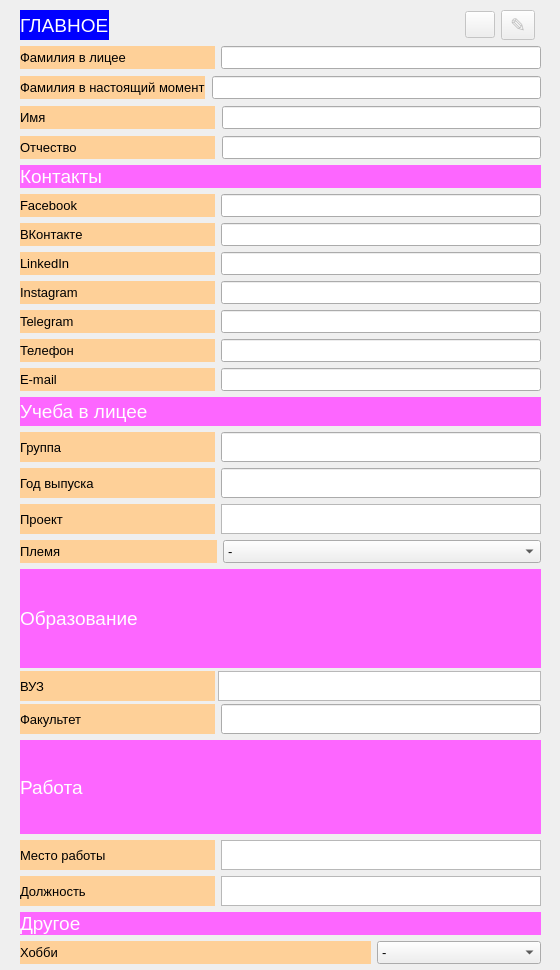
<?xml version="1.0" encoding="UTF-8"?>
<ui version="4.0">
 <class>Form</class>
 <widget class="QWidget" name="Form">
  <property name="geometry">
   <rect>
    <x>0</x>
    <y>0</y>
    <width>560</width>
    <height>970</height>
   </rect>
  </property>
  <property name="sizePolicy">
   <sizepolicy hsizetype="Preferred" vsizetype="Preferred">
    <horstretch>0</horstretch>
    <verstretch>0</verstretch>
   </sizepolicy>
  </property>
  <property name="minimumSize">
   <size>
    <width>560</width>
    <height>970</height>
   </size>
  </property>
  <property name="maximumSize">
   <size>
    <width>560</width>
    <height>16777215</height>
   </size>
  </property>
  <property name="font">
   <font>
    <family>Arial</family>
    <pointsize>10</pointsize>
   </font>
  </property>
  <property name="windowTitle">
   <string>Form</string>
  </property>
  <property name="styleSheet">
   <string notr="true">overflow-y: scroll;</string>
  </property>
  <widget class="QWidget" name="layoutWidget">
   <property name="geometry">
    <rect>
     <x>20</x>
     <y>10</y>
     <width>521</width>
     <height>983</height>
    </rect>
   </property>
   <layout class="QVBoxLayout" name="verticalLayout_2">
    <item>
     <layout class="QGridLayout" name="MainLayout">
      <item row="0" column="3">
       <widget class="QToolButton" name="edit_btn">
        <property name="enabled">
         <bool>false</bool>
        </property>
        <property name="font">
         <font>
          <family>MS Shell Dlg 2</family>
          <pointsize>14</pointsize>
         </font>
        </property>
        <property name="text">
         <string>✎</string>
        </property>
       </widget>
      </item>
      <item row="0" column="1">
       <spacer name="horizontalSpacer">
        <property name="orientation">
         <enum>Qt::Horizontal</enum>
        </property>
        <property name="sizeHint" stdset="0">
         <size>
          <width>268</width>
          <height>20</height>
         </size>
        </property>
       </spacer>
      </item>
      <item row="0" column="0">
       <widget class="QLabel" name="label">
        <property name="font">
         <font>
          <family>Arial</family>
          <pointsize>14</pointsize>
         </font>
        </property>
        <property name="styleSheet">
         <string notr="true">background-color: rgb(0, 0, 255);
color: white;</string>
        </property>
        <property name="text">
         <string>ГЛАВНОЕ</string>
        </property>
        <property name="margin">
         <number>5</number>
        </property>
        <property name="indent">
         <number>0</number>
        </property>
       </widget>
      </item>
      <item row="1" column="0" colspan="5">
       <layout class="QVBoxLayout" name="_2">
        <property name="spacing">
         <number>7</number>
        </property>
        <item>
         <layout class="QHBoxLayout" name="horizontalLayout">
          <property name="spacing">
           <number>6</number>
          </property>
          <property name="rightMargin">
           <number>0</number>
          </property>
          <item>
           <widget class="QLabel" name="label_3">
            <property name="minimumSize">
             <size>
              <width>195</width>
              <height>0</height>
             </size>
            </property>
            <property name="styleSheet">
             <string notr="true">background-color: rgb(254, 208, 152)</string>
            </property>
            <property name="text">
             <string>Фамилия в лицее</string>
            </property>
           </widget>
          </item>
          <item>
           <widget class="QLineEdit" name="lyceum_surname">
            <property name="sizePolicy">
             <sizepolicy hsizetype="Expanding" vsizetype="Maximum">
              <horstretch>0</horstretch>
              <verstretch>0</verstretch>
             </sizepolicy>
            </property>
            <property name="maximumSize">
             <size>
              <width>16777215</width>
              <height>30</height>
             </size>
            </property>
           </widget>
          </item>
         </layout>
        </item>
        <item>
         <layout class="QHBoxLayout" name="horizontalLayout_3">
          <item>
           <widget class="QLabel" name="label_4">
            <property name="styleSheet">
             <string notr="true">background-color: rgb(254, 208, 152)</string>
            </property>
            <property name="text">
             <string>Фамилия в настоящий момент</string>
            </property>
           </widget>
          </item>
          <item>
           <widget class="QLineEdit" name="current_surname">
            <property name="sizePolicy">
             <sizepolicy hsizetype="Expanding" vsizetype="Maximum">
              <horstretch>0</horstretch>
              <verstretch>0</verstretch>
             </sizepolicy>
            </property>
            <property name="maximumSize">
             <size>
              <width>16777215</width>
              <height>30</height>
             </size>
            </property>
           </widget>
          </item>
         </layout>
        </item>
        <item>
         <layout class="QHBoxLayout" name="horizontalLayout_4">
          <item>
           <widget class="QLabel" name="label_5">
            <property name="minimumSize">
             <size>
              <width>195</width>
              <height>0</height>
             </size>
            </property>
            <property name="styleSheet">
             <string notr="true">background-color: rgb(254, 208, 152)</string>
            </property>
            <property name="text">
             <string>Имя</string>
            </property>
           </widget>
          </item>
          <item>
           <widget class="QLineEdit" name="first_name">
            <property name="sizePolicy">
             <sizepolicy hsizetype="Expanding" vsizetype="Maximum">
              <horstretch>0</horstretch>
              <verstretch>0</verstretch>
             </sizepolicy>
            </property>
            <property name="maximumSize">
             <size>
              <width>16777215</width>
              <height>30</height>
             </size>
            </property>
           </widget>
          </item>
         </layout>
        </item>
        <item>
         <layout class="QHBoxLayout" name="horizontalLayout_5">
          <item>
           <widget class="QLabel" name="label_6">
            <property name="minimumSize">
             <size>
              <width>195</width>
              <height>0</height>
             </size>
            </property>
            <property name="styleSheet">
             <string notr="true">background-color: rgb(254, 208, 152)</string>
            </property>
            <property name="text">
             <string>Отчество                                     </string>
            </property>
           </widget>
          </item>
          <item>
           <widget class="QLineEdit" name="patronym">
            <property name="sizePolicy">
             <sizepolicy hsizetype="Expanding" vsizetype="Maximum">
              <horstretch>0</horstretch>
              <verstretch>0</verstretch>
             </sizepolicy>
            </property>
            <property name="maximumSize">
             <size>
              <width>16777215</width>
              <height>30</height>
             </size>
            </property>
           </widget>
          </item>
         </layout>
        </item>
       </layout>
      </item>
      <item row="0" column="2">
       <widget class="QToolButton" name="save_btn">
        <property name="enabled">
         <bool>false</bool>
        </property>
        <property name="minimumSize">
         <size>
          <width>30</width>
          <height>27</height>
         </size>
        </property>
        <property name="text">
         <string/>
        </property>
        <property name="icon">
         <iconset>
          <normaloff>icons8-save-26.png</normaloff>icons8-save-26.png</iconset>
        </property>
       </widget>
      </item>
     </layout>
    </item>
    <item>
     <layout class="QVBoxLayout" name="ContactsLayout">
      <item>
       <widget class="QLabel" name="label_7">
        <property name="font">
         <font>
          <family>Arial</family>
          <pointsize>14</pointsize>
         </font>
        </property>
        <property name="styleSheet">
         <string notr="true">background-color: rgb(253, 102, 255);
color: white;</string>
        </property>
        <property name="text">
         <string>Контакты</string>
        </property>
        <property name="margin">
         <number>5</number>
        </property>
        <property name="indent">
         <number>0</number>
        </property>
       </widget>
      </item>
      <item>
       <layout class="QVBoxLayout" name="verticalLayout">
        <item>
         <layout class="QHBoxLayout" name="horizontalLayout_6">
          <property name="spacing">
           <number>6</number>
          </property>
          <property name="rightMargin">
           <number>0</number>
          </property>
          <item>
           <widget class="QLabel" name="label_8">
            <property name="minimumSize">
             <size>
              <width>195</width>
              <height>0</height>
             </size>
            </property>
            <property name="styleSheet">
             <string notr="true">background-color: rgb(254, 208, 152)</string>
            </property>
            <property name="text">
             <string>Facebook</string>
            </property>
           </widget>
          </item>
          <item>
           <widget class="QLineEdit" name="facebook_name">
            <property name="sizePolicy">
             <sizepolicy hsizetype="Expanding" vsizetype="Maximum">
              <horstretch>0</horstretch>
              <verstretch>0</verstretch>
             </sizepolicy>
            </property>
            <property name="maximumSize">
             <size>
              <width>16777215</width>
              <height>30</height>
             </size>
            </property>
           </widget>
          </item>
         </layout>
        </item>
        <item>
         <layout class="QHBoxLayout" name="horizontalLayout_7">
          <item>
           <widget class="QLabel" name="label_9">
            <property name="minimumSize">
             <size>
              <width>195</width>
              <height>0</height>
             </size>
            </property>
            <property name="styleSheet">
             <string notr="true">background-color: rgb(254, 208, 152)</string>
            </property>
            <property name="text">
             <string>ВКонтакте</string>
            </property>
           </widget>
          </item>
          <item>
           <widget class="QLineEdit" name="vk_name">
            <property name="sizePolicy">
             <sizepolicy hsizetype="Expanding" vsizetype="Maximum">
              <horstretch>0</horstretch>
              <verstretch>0</verstretch>
             </sizepolicy>
            </property>
            <property name="maximumSize">
             <size>
              <width>16777215</width>
              <height>30</height>
             </size>
            </property>
           </widget>
          </item>
         </layout>
        </item>
        <item>
         <layout class="QHBoxLayout" name="horizontalLayout_8">
          <item>
           <widget class="QLabel" name="label_10">
            <property name="minimumSize">
             <size>
              <width>195</width>
              <height>0</height>
             </size>
            </property>
            <property name="styleSheet">
             <string notr="true">background-color: rgb(254, 208, 152)</string>
            </property>
            <property name="text">
             <string>LinkedIn</string>
            </property>
           </widget>
          </item>
          <item>
           <widget class="QLineEdit" name="linkedin_name">
            <property name="sizePolicy">
             <sizepolicy hsizetype="Expanding" vsizetype="Maximum">
              <horstretch>0</horstretch>
              <verstretch>0</verstretch>
             </sizepolicy>
            </property>
            <property name="maximumSize">
             <size>
              <width>16777215</width>
              <height>30</height>
             </size>
            </property>
           </widget>
          </item>
         </layout>
        </item>
        <item>
         <layout class="QHBoxLayout" name="horizontalLayout_9">
          <item>
           <widget class="QLabel" name="label_11">
            <property name="minimumSize">
             <size>
              <width>195</width>
              <height>0</height>
             </size>
            </property>
            <property name="styleSheet">
             <string notr="true">background-color: rgb(254, 208, 152)</string>
            </property>
            <property name="text">
             <string>Instagram</string>
            </property>
           </widget>
          </item>
          <item>
           <widget class="QLineEdit" name="instagram_name">
            <property name="sizePolicy">
             <sizepolicy hsizetype="Expanding" vsizetype="Maximum">
              <horstretch>0</horstretch>
              <verstretch>0</verstretch>
             </sizepolicy>
            </property>
            <property name="maximumSize">
             <size>
              <width>16777215</width>
              <height>30</height>
             </size>
            </property>
           </widget>
          </item>
         </layout>
        </item>
        <item>
         <layout class="QHBoxLayout" name="horizontalLayout_10">
          <item>
           <widget class="QLabel" name="label_12">
            <property name="minimumSize">
             <size>
              <width>195</width>
              <height>0</height>
             </size>
            </property>
            <property name="styleSheet">
             <string notr="true">background-color: rgb(254, 208, 152)</string>
            </property>
            <property name="text">
             <string>Telegram</string>
            </property>
           </widget>
          </item>
          <item>
           <widget class="QLineEdit" name="telegram_name">
            <property name="sizePolicy">
             <sizepolicy hsizetype="Expanding" vsizetype="Maximum">
              <horstretch>0</horstretch>
              <verstretch>0</verstretch>
             </sizepolicy>
            </property>
            <property name="maximumSize">
             <size>
              <width>16777215</width>
              <height>30</height>
             </size>
            </property>
           </widget>
          </item>
         </layout>
        </item>
        <item>
         <layout class="QHBoxLayout" name="horizontalLayout_11">
          <item>
           <widget class="QLabel" name="label_13">
            <property name="minimumSize">
             <size>
              <width>195</width>
              <height>0</height>
             </size>
            </property>
            <property name="styleSheet">
             <string notr="true">background-color: rgb(254, 208, 152)</string>
            </property>
            <property name="text">
             <string>Телефон</string>
            </property>
           </widget>
          </item>
          <item>
           <widget class="QLineEdit" name="phone">
            <property name="sizePolicy">
             <sizepolicy hsizetype="Expanding" vsizetype="Maximum">
              <horstretch>0</horstretch>
              <verstretch>0</verstretch>
             </sizepolicy>
            </property>
            <property name="maximumSize">
             <size>
              <width>16777215</width>
              <height>30</height>
             </size>
            </property>
           </widget>
          </item>
         </layout>
        </item>
        <item>
         <layout class="QHBoxLayout" name="horizontalLayout_12">
          <item>
           <widget class="QLabel" name="label_14">
            <property name="minimumSize">
             <size>
              <width>195</width>
              <height>0</height>
             </size>
            </property>
            <property name="styleSheet">
             <string notr="true">background-color: rgb(254, 208, 152)</string>
            </property>
            <property name="text">
             <string>E-mail</string>
            </property>
           </widget>
          </item>
          <item>
           <widget class="QLineEdit" name="email">
            <property name="sizePolicy">
             <sizepolicy hsizetype="Expanding" vsizetype="Maximum">
              <horstretch>0</horstretch>
              <verstretch>0</verstretch>
             </sizepolicy>
            </property>
            <property name="maximumSize">
             <size>
              <width>16777215</width>
              <height>30</height>
             </size>
            </property>
           </widget>
          </item>
         </layout>
        </item>
       </layout>
      </item>
     </layout>
    </item>
    <item>
     <layout class="QVBoxLayout" name="Lyceum_studyLayout">
      <item>
       <widget class="QLabel" name="label_15">
        <property name="font">
         <font>
          <family>Arial</family>
          <pointsize>14</pointsize>
         </font>
        </property>
        <property name="styleSheet">
         <string notr="true">background-color: rgb(253, 102, 255);
color: white;</string>
        </property>
        <property name="text">
         <string>Учеба в лицее</string>
        </property>
        <property name="margin">
         <number>5</number>
        </property>
        <property name="indent">
         <number>0</number>
        </property>
       </widget>
      </item>
      <item>
       <layout class="QVBoxLayout" name="verticalLayout_4">
        <item>
         <layout class="QHBoxLayout" name="horizontalLayout_13">
          <property name="spacing">
           <number>6</number>
          </property>
          <property name="rightMargin">
           <number>0</number>
          </property>
          <item>
           <widget class="QLabel" name="label_16">
            <property name="minimumSize">
             <size>
              <width>195</width>
              <height>0</height>
             </size>
            </property>
            <property name="styleSheet">
             <string notr="true">background-color: rgb(254, 208, 152)</string>
            </property>
            <property name="text">
             <string>Группа</string>
            </property>
           </widget>
          </item>
          <item>
           <widget class="QLineEdit" name="group">
            <property name="sizePolicy">
             <sizepolicy hsizetype="Expanding" vsizetype="Maximum">
              <horstretch>0</horstretch>
              <verstretch>0</verstretch>
             </sizepolicy>
            </property>
            <property name="maximumSize">
             <size>
              <width>16777215</width>
              <height>30</height>
             </size>
            </property>
           </widget>
          </item>
         </layout>
        </item>
        <item>
         <layout class="QHBoxLayout" name="horizontalLayout_14">
          <item>
           <widget class="QLabel" name="label_17">
            <property name="minimumSize">
             <size>
              <width>195</width>
              <height>0</height>
             </size>
            </property>
            <property name="styleSheet">
             <string notr="true">background-color: rgb(254, 208, 152)</string>
            </property>
            <property name="text">
             <string>Год выпуска</string>
            </property>
           </widget>
          </item>
          <item>
           <widget class="QLineEdit" name="graduation">
            <property name="sizePolicy">
             <sizepolicy hsizetype="Expanding" vsizetype="Maximum">
              <horstretch>0</horstretch>
              <verstretch>0</verstretch>
             </sizepolicy>
            </property>
            <property name="maximumSize">
             <size>
              <width>16777215</width>
              <height>30</height>
             </size>
            </property>
           </widget>
          </item>
         </layout>
        </item>
        <item>
         <layout class="QHBoxLayout" name="horizontalLayout_15">
          <item>
           <widget class="QLabel" name="label_18">
            <property name="minimumSize">
             <size>
              <width>195</width>
              <height>0</height>
             </size>
            </property>
            <property name="maximumSize">
             <size>
              <width>16777215</width>
              <height>30</height>
             </size>
            </property>
            <property name="styleSheet">
             <string notr="true">background-color: rgb(254, 208, 152)</string>
            </property>
            <property name="text">
             <string>Проект</string>
            </property>
           </widget>
          </item>
          <item>
           <widget class="QPlainTextEdit" name="project">
            <property name="maximumSize">
             <size>
              <width>16777215</width>
              <height>30</height>
             </size>
            </property>
           </widget>
          </item>
         </layout>
        </item>
        <item>
         <layout class="QHBoxLayout" name="horizontalLayout_16">
          <item>
           <widget class="QLabel" name="label_19">
            <property name="minimumSize">
             <size>
              <width>195</width>
              <height>0</height>
             </size>
            </property>
            <property name="styleSheet">
             <string notr="true">background-color: rgb(254, 208, 152)</string>
            </property>
            <property name="text">
             <string>Племя</string>
            </property>
           </widget>
          </item>
          <item>
           <widget class="QComboBox" name="clan">
            <item>
             <property name="text">
              <string>-</string>
             </property>
            </item>
            <item>
             <property name="text">
              <string>IT</string>
             </property>
            </item>
            <item>
             <property name="text">
              <string>Research</string>
             </property>
            </item>
            <item>
             <property name="text">
              <string>IT-cunsulting</string>
             </property>
            </item>
            <item>
             <property name="text">
              <string>Media</string>
             </property>
            </item>
            <item>
             <property name="text">
              <string>Marketing</string>
             </property>
            </item>
            <item>
             <property name="text">
              <string>Management</string>
             </property>
            </item>
            <item>
             <property name="text">
              <string>Finance</string>
             </property>
            </item>
            <item>
             <property name="text">
              <string>Education</string>
             </property>
            </item>
            <item>
             <property name="text">
              <string>Геоинформатика</string>
             </property>
            </item>
            <item>
             <property name="text">
              <string>Телеком</string>
             </property>
            </item>
            <item>
             <property name="text">
              <string>Здравоохранение</string>
             </property>
            </item>
            <item>
             <property name="text">
              <string>Хранительницы семейного очага</string>
             </property>
            </item>
            <item>
             <property name="text">
              <string>Культура</string>
             </property>
            </item>
            <item>
             <property name="text">
              <string>Индустрия досуга</string>
             </property>
            </item>
            <item>
             <property name="text">
              <string>Промышленность</string>
             </property>
            </item>
            <item>
             <property name="text">
              <string>Строительство и недвижимость</string>
             </property>
            </item>
            <item>
             <property name="text">
              <string>Оптовая и розничная торговля</string>
             </property>
            </item>
            <item>
             <property name="text">
              <string>Государственное и муниципальное управление</string>
             </property>
            </item>
            <item>
             <property name="text">
              <string>Общественные организации</string>
             </property>
            </item>
            <item>
             <property name="text">
              <string>Юриспруденция</string>
             </property>
            </item>
           </widget>
          </item>
         </layout>
        </item>
       </layout>
      </item>
     </layout>
    </item>
    <item>
     <layout class="QVBoxLayout" name="EducationLayout">
      <property name="spacing">
       <number>3</number>
      </property>
      <item>
       <widget class="QLabel" name="label_20">
        <property name="font">
         <font>
          <family>Arial</family>
          <pointsize>14</pointsize>
         </font>
        </property>
        <property name="styleSheet">
         <string notr="true">background-color: rgb(253, 102, 255);
color: white;</string>
        </property>
        <property name="text">
         <string>Образование</string>
        </property>
        <property name="margin">
         <number>5</number>
        </property>
        <property name="indent">
         <number>0</number>
        </property>
       </widget>
      </item>
      <item>
       <layout class="QHBoxLayout" name="horizontalLayout_19">
        <item>
         <widget class="QLabel" name="label_23">
          <property name="minimumSize">
           <size>
            <width>195</width>
            <height>0</height>
           </size>
          </property>
          <property name="maximumSize">
           <size>
            <width>16777215</width>
            <height>56</height>
           </size>
          </property>
          <property name="styleSheet">
           <string notr="true">background-color: rgb(254, 208, 152)</string>
          </property>
          <property name="lineWidth">
           <number>1</number>
          </property>
          <property name="text">
           <string>ВУЗ</string>
          </property>
         </widget>
        </item>
        <item>
         <widget class="QPlainTextEdit" name="education">
          <property name="maximumSize">
           <size>
            <width>16777215</width>
            <height>30</height>
           </size>
          </property>
         </widget>
        </item>
       </layout>
      </item>
      <item>
       <layout class="QVBoxLayout" name="verticalLayout_6">
        <item>
         <layout class="QHBoxLayout" name="horizontalLayout_17">
          <property name="spacing">
           <number>6</number>
          </property>
          <property name="rightMargin">
           <number>0</number>
          </property>
          <item>
           <widget class="QLabel" name="label_21">
            <property name="minimumSize">
             <size>
              <width>195</width>
              <height>0</height>
             </size>
            </property>
            <property name="styleSheet">
             <string notr="true">background-color: rgb(254, 208, 152)</string>
            </property>
            <property name="text">
             <string>Факультет</string>
            </property>
           </widget>
          </item>
          <item>
           <widget class="QLineEdit" name="field_of_education">
            <property name="sizePolicy">
             <sizepolicy hsizetype="Expanding" vsizetype="Maximum">
              <horstretch>0</horstretch>
              <verstretch>0</verstretch>
             </sizepolicy>
            </property>
            <property name="maximumSize">
             <size>
              <width>16777215</width>
              <height>30</height>
             </size>
            </property>
           </widget>
          </item>
         </layout>
        </item>
       </layout>
      </item>
     </layout>
    </item>
    <item>
     <layout class="QVBoxLayout" name="JobLayout">
      <item>
       <widget class="QLabel" name="label_22">
        <property name="font">
         <font>
          <family>Arial</family>
          <pointsize>14</pointsize>
         </font>
        </property>
        <property name="styleSheet">
         <string notr="true">background-color: rgb(253, 102, 255);
color: white;</string>
        </property>
        <property name="text">
         <string>Работа</string>
        </property>
        <property name="margin">
         <number>5</number>
        </property>
        <property name="indent">
         <number>0</number>
        </property>
       </widget>
      </item>
      <item>
       <layout class="QVBoxLayout" name="verticalLayout_8">
        <item>
         <layout class="QHBoxLayout" name="horizontalLayout_18">
          <property name="spacing">
           <number>6</number>
          </property>
          <property name="rightMargin">
           <number>0</number>
          </property>
          <item>
           <widget class="QLabel" name="label_24">
            <property name="minimumSize">
             <size>
              <width>195</width>
              <height>0</height>
             </size>
            </property>
            <property name="styleSheet">
             <string notr="true">background-color: rgb(254, 208, 152)</string>
            </property>
            <property name="text">
             <string>Место работы</string>
            </property>
           </widget>
          </item>
          <item>
           <widget class="QPlainTextEdit" name="occupation">
            <property name="maximumSize">
             <size>
              <width>16777215</width>
              <height>30</height>
             </size>
            </property>
           </widget>
          </item>
         </layout>
        </item>
        <item>
         <layout class="QHBoxLayout" name="horizontalLayout_20">
          <item>
           <widget class="QLabel" name="label_26">
            <property name="minimumSize">
             <size>
              <width>195</width>
              <height>0</height>
             </size>
            </property>
            <property name="maximumSize">
             <size>
              <width>16777215</width>
              <height>30</height>
             </size>
            </property>
            <property name="styleSheet">
             <string notr="true">background-color: rgb(254, 208, 152)</string>
            </property>
            <property name="text">
             <string>Должность</string>
            </property>
           </widget>
          </item>
          <item>
           <widget class="QPlainTextEdit" name="position">
            <property name="maximumSize">
             <size>
              <width>16777215</width>
              <height>30</height>
             </size>
            </property>
           </widget>
          </item>
         </layout>
        </item>
       </layout>
      </item>
     </layout>
    </item>
    <item>
     <layout class="QVBoxLayout" name="OtherLayout">
      <item>
       <widget class="QLabel" name="label_27">
        <property name="font">
         <font>
          <family>Arial</family>
          <pointsize>14</pointsize>
         </font>
        </property>
        <property name="styleSheet">
         <string notr="true">background-color: rgb(253, 102, 255);
color: white;</string>
        </property>
        <property name="text">
         <string>Другое</string>
        </property>
        <property name="margin">
         <number>5</number>
        </property>
        <property name="indent">
         <number>0</number>
        </property>
       </widget>
      </item>
      <item>
       <layout class="QVBoxLayout" name="verticalLayout_10">
        <item>
         <layout class="QHBoxLayout" name="horizontalLayout_22">
          <property name="spacing">
           <number>6</number>
          </property>
          <property name="rightMargin">
           <number>0</number>
          </property>
          <item>
           <widget class="QLabel" name="label_28">
            <property name="minimumSize">
             <size>
              <width>195</width>
              <height>0</height>
             </size>
            </property>
            <property name="styleSheet">
             <string notr="true">background-color: rgb(254, 208, 152)</string>
            </property>
            <property name="text">
             <string>Хобби</string>
            </property>
           </widget>
          </item>
          <item>
           <widget class="QComboBox" name="hobby">
            <property name="maximumSize">
             <size>
              <width>164</width>
              <height>16777215</height>
             </size>
            </property>
            <item>
             <property name="text">
              <string>-</string>
             </property>
            </item>
            <item>
             <property name="text">
              <string>Альпинизм</string>
             </property>
            </item>
            <item>
             <property name="text">
              <string>Бег</string>
             </property>
            </item>
            <item>
             <property name="text">
              <string>Бильярд</string>
             </property>
            </item>
            <item>
             <property name="text">
              <string>Боевые искусства</string>
             </property>
            </item>
            <item>
             <property name="text">
              <string>Боулинг</string>
             </property>
            </item>
            <item>
             <property name="text">
              <string>Ведение блога</string>
             </property>
            </item>
            <item>
             <property name="text">
              <string>Велосипед</string>
             </property>
            </item>
            <item>
             <property name="text">
              <string>Винил</string>
             </property>
            </item>
            <item>
             <property name="text">
              <string>Волонтерство</string>
             </property>
            </item>
            <item>
             <property name="text">
              <string>Вязание</string>
             </property>
            </item>
            <item>
             <property name="text">
              <string>Горные и равнинные лыжи</string>
             </property>
            </item>
            <item>
             <property name="text">
              <string>Гольф</string>
             </property>
            </item>
            <item>
             <property name="text">
              <string>Дайвинг</string>
             </property>
            </item>
            <item>
             <property name="text">
              <string>Езда на мотоцикле</string>
             </property>
            </item>
            <item>
             <property name="text">
              <string>Игра на гитаре</string>
             </property>
            </item>
            <item>
             <property name="text">
              <string>Изучение языков</string>
             </property>
            </item>
            <item>
             <property name="text">
              <string>Коллекционирование</string>
             </property>
            </item>
            <item>
             <property name="text">
              <string>Командный спорт</string>
             </property>
            </item>
            <item>
             <property name="text">
              <string>Любительская астрономия</string>
             </property>
            </item>
            <item>
             <property name="text">
              <string>Моделирование</string>
             </property>
            </item>
            <item>
             <property name="text">
              <string>Настольные игры</string>
             </property>
            </item>
            <item>
             <property name="text">
              <string>Охота</string>
             </property>
            </item>
            <item>
             <property name="text">
              <string>Пение</string>
             </property>
            </item>
            <item>
             <property name="text">
              <string>Плавание на каноа/каное</string>
             </property>
            </item>
            <item>
             <property name="text">
              <string>Походы</string>
             </property>
            </item>
            <item>
             <property name="text">
              <string>Рисование</string>
             </property>
            </item>
            <item>
             <property name="text">
              <string>Рыбалка</string>
             </property>
            </item>
            <item>
             <property name="text">
              <string>Серфинг</string>
             </property>
            </item>
            <item>
             <property name="text">
              <string>Скалолазание</string>
             </property>
            </item>
            <item>
             <property name="text">
              <string>Танцы</string>
             </property>
            </item>
            <item>
             <property name="text">
              <string>Уход за садом</string>
             </property>
            </item>
            <item>
             <property name="text">
              <string>Фотография</string>
             </property>
            </item>
            <item>
             <property name="text">
              <string>Хождение под парусом</string>
             </property>
            </item>
            <item>
             <property name="text">
              <string>Чтение</string>
             </property>
            </item>
           </widget>
          </item>
         </layout>
        </item>
        <item>
         <layout class="QHBoxLayout" name="horizontalLayout_23">
          <item>
           <widget class="QLabel" name="label_29">
            <property name="minimumSize">
             <size>
              <width>195</width>
              <height>0</height>
             </size>
            </property>
            <property name="maximumSize">
             <size>
              <width>16777215</width>
              <height>30</height>
             </size>
            </property>
            <property name="styleSheet">
             <string notr="true">background-color: rgb(254, 208, 152)</string>
            </property>
            <property name="text">
             <string>Страна</string>
            </property>
           </widget>
          </item>
          <item>
           <widget class="QLineEdit" name="country">
            <property name="sizePolicy">
             <sizepolicy hsizetype="Expanding" vsizetype="Maximum">
              <horstretch>0</horstretch>
              <verstretch>0</verstretch>
             </sizepolicy>
            </property>
            <property name="maximumSize">
             <size>
              <width>16777215</width>
              <height>30</height>
             </size>
            </property>
           </widget>
          </item>
         </layout>
        </item>
       </layout>
      </item>
     </layout>
    </item>
   </layout>
  </widget>
 </widget>
 <resources/>
 <connections/>
</ui>
